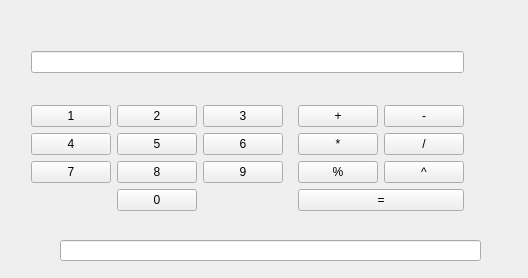
<?xml version="1.0" encoding="UTF-8"?>
<ui version="4.0">
 <class>addition</class>
 <widget class="QWidget" name="addition">
  <property name="geometry">
   <rect>
    <x>0</x>
    <y>0</y>
    <width>528</width>
    <height>278</height>
   </rect>
  </property>
  <property name="windowTitle">
   <string>addition</string>
  </property>
  <widget class="QWidget" name="layoutWidget">
   <property name="geometry">
    <rect>
     <x>20</x>
     <y>40</y>
     <width>475</width>
     <height>182</height>
    </rect>
   </property>
   <layout class="QHBoxLayout" name="horizontalLayout_2">
    <item>
     <layout class="QVBoxLayout" name="verticalLayout_3">
      <item>
       <widget class="QLineEdit" name="lineEdit_Eingabezahl"/>
      </item>
      <item>
       <spacer name="verticalSpacer">
        <property name="orientation">
         <enum>Qt::Vertical</enum>
        </property>
        <property name="sizeHint" stdset="0">
         <size>
          <width>20</width>
          <height>28</height>
         </size>
        </property>
       </spacer>
      </item>
      <item>
       <layout class="QHBoxLayout" name="horizontalLayout">
        <item>
         <layout class="QGridLayout" name="gridLayout_2">
          <item row="0" column="0">
           <widget class="QPushButton" name="Button_1">
            <property name="text">
             <string>1</string>
            </property>
           </widget>
          </item>
          <item row="0" column="1">
           <widget class="QPushButton" name="Button_2">
            <property name="text">
             <string>2</string>
            </property>
           </widget>
          </item>
          <item row="0" column="2">
           <widget class="QPushButton" name="Button_3">
            <property name="text">
             <string>3</string>
            </property>
           </widget>
          </item>
          <item row="1" column="0">
           <widget class="QPushButton" name="Button_4">
            <property name="text">
             <string>4</string>
            </property>
           </widget>
          </item>
          <item row="1" column="1">
           <widget class="QPushButton" name="Button_5">
            <property name="text">
             <string>5</string>
            </property>
           </widget>
          </item>
          <item row="1" column="2">
           <widget class="QPushButton" name="Button_6">
            <property name="text">
             <string>6</string>
            </property>
           </widget>
          </item>
          <item row="2" column="0">
           <widget class="QPushButton" name="Button_7">
            <property name="text">
             <string>7</string>
            </property>
           </widget>
          </item>
          <item row="2" column="1">
           <widget class="QPushButton" name="Button_8">
            <property name="text">
             <string>8</string>
            </property>
           </widget>
          </item>
          <item row="2" column="2">
           <widget class="QPushButton" name="Button_9">
            <property name="text">
             <string>9</string>
            </property>
           </widget>
          </item>
          <item row="3" column="1">
           <widget class="QPushButton" name="Button_0">
            <property name="text">
             <string>0</string>
            </property>
           </widget>
          </item>
         </layout>
        </item>
        <item>
         <spacer name="horizontalSpacer">
          <property name="orientation">
           <enum>Qt::Horizontal</enum>
          </property>
          <property name="sizeHint" stdset="0">
           <size>
            <width>28</width>
            <height>38</height>
           </size>
          </property>
         </spacer>
        </item>
        <item>
         <layout class="QGridLayout" name="gridLayout_3">
          <item row="0" column="0">
           <layout class="QGridLayout" name="gridLayout">
            <item row="0" column="0">
             <layout class="QVBoxLayout" name="verticalLayout_2">
              <item>
               <widget class="QPushButton" name="Button_add">
                <property name="text">
                 <string>+</string>
                </property>
               </widget>
              </item>
              <item>
               <widget class="QPushButton" name="Button_multiply">
                <property name="text">
                 <string>*</string>
                </property>
               </widget>
              </item>
              <item>
               <widget class="QPushButton" name="Button_modulos">
                <property name="text">
                 <string>%</string>
                </property>
               </widget>
              </item>
             </layout>
            </item>
            <item row="0" column="1">
             <layout class="QVBoxLayout" name="verticalLayout">
              <item>
               <widget class="QPushButton" name="Button_subtract">
                <property name="text">
                 <string>-</string>
                </property>
               </widget>
              </item>
              <item>
               <widget class="QPushButton" name="Button_divide">
                <property name="text">
                 <string>/</string>
                </property>
               </widget>
              </item>
              <item>
               <widget class="QPushButton" name="Button_power">
                <property name="text">
                 <string>^</string>
                </property>
               </widget>
              </item>
             </layout>
            </item>
           </layout>
          </item>
          <item row="1" column="0">
           <widget class="QPushButton" name="Button_equal">
            <property name="text">
             <string>=</string>
            </property>
           </widget>
          </item>
         </layout>
        </item>
       </layout>
      </item>
     </layout>
    </item>
    <item>
     <spacer name="verticalSpacer_2">
      <property name="orientation">
       <enum>Qt::Vertical</enum>
      </property>
      <property name="sizeHint" stdset="0">
       <size>
        <width>20</width>
        <height>13</height>
       </size>
      </property>
     </spacer>
    </item>
   </layout>
  </widget>
  <widget class="QLineEdit" name="lineEdit_Test">
   <property name="geometry">
    <rect>
     <x>60</x>
     <y>240</y>
     <width>421</width>
     <height>21</height>
    </rect>
   </property>
  </widget>
 </widget>
 <layoutdefault spacing="6" margin="11"/>
 <resources/>
 <connections/>
</ui>
